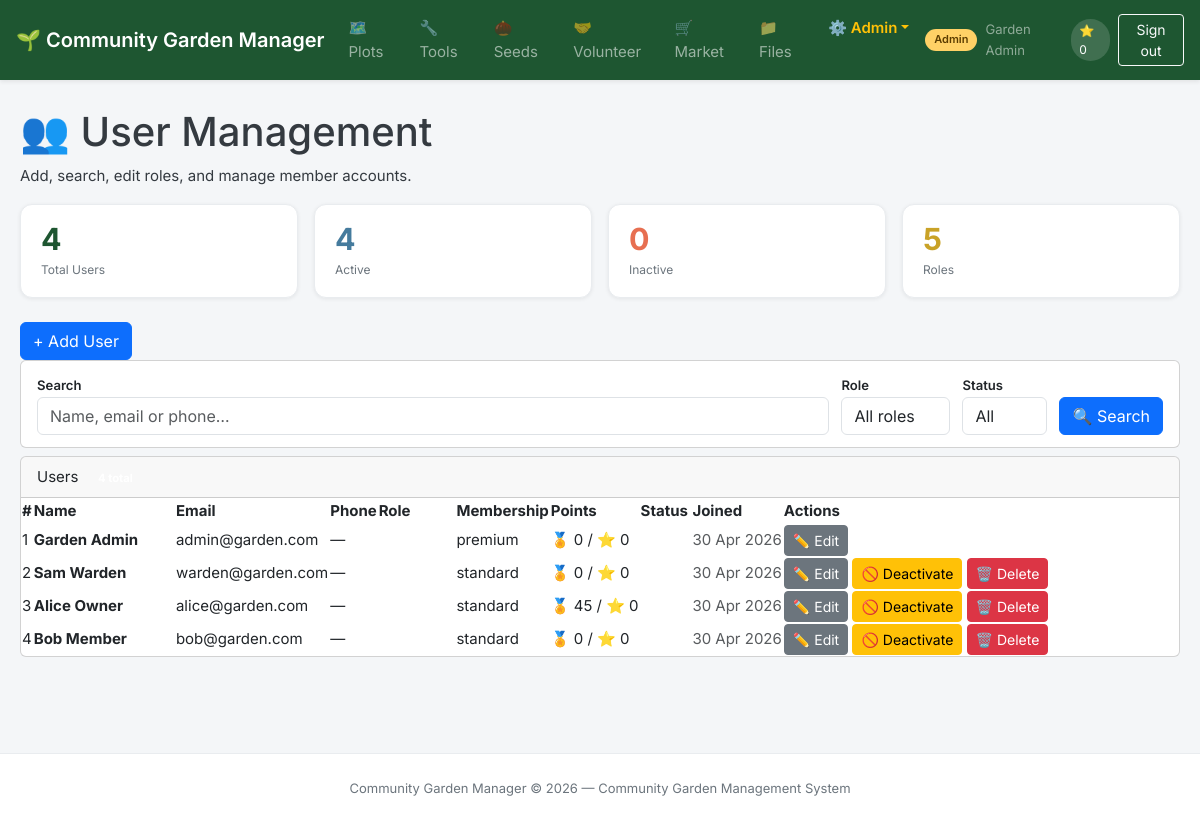
The page /admin/users.php (signed in) on the database its author committed.
### tables this page shows
CREATE TABLE roles (
    id INT AUTO_INCREMENT PRIMARY KEY,
    name VARCHAR(50) NOT NULL UNIQUE,            
    description TEXT
);

CREATE TABLE users (
    id INT AUTO_INCREMENT PRIMARY KEY,
    full_name VARCHAR(100) NOT NULL,
    email VARCHAR(150) NOT NULL UNIQUE,
    password_hash VARCHAR(255) NOT NULL,
    role_id INT NOT NULL DEFAULT 5,              
    phone VARCHAR(20),
    gate_code VARCHAR(20) UNIQUE,                
    membership_status ENUM('standard','premium','senior') DEFAULT 'standard',
    community_points INT DEFAULT 0,              
    karma_points INT DEFAULT 0,                  
    seed_bank_credits INT DEFAULT 0,             
    residency_months INT DEFAULT 0,              
    is_active TINYINT(1) DEFAULT 1,
    created_at TIMESTAMP DEFAULT CURRENT_TIMESTAMP,
    FOREIGN KEY (role_id) REFERENCES roles(id)
);

### config /constants.php (called while the page is built, shortened)
<?php
function currentUser(): ?array {
    return $_SESSION['user'] ?? null;
}
function requireLogin(): array {
    $user = currentUser();
    return $user;
}
function e(string $s): string {
    return htmlspecialchars($s, ENT_QUOTES | ENT_SUBSTITUTE, 'UTF-8');
}

### admin/users.php (the view, shortened to what this page needs)
<?php
require_once __DIR__ . '/../config/constants.php';
$user = requireLogin();
$db = getDB();
$search  = trim($_GET['q'] ?? '');
$roleFilter = (int)($_GET['role'] ?? 0);
$statusFilter = $_GET['status'] ?? '';
$sql = "SELECT u.*, r.name AS role_name FROM users u JOIN roles r ON u.role_id = r.id WHERE 1=1";
$params = [];
$sql .= " ORDER BY u.created_at DESC";
$stmt = $db->prepare($sql);
$stmt->execute($params);
$users = $stmt->fetchAll();
$roles = $db->query("SELECT * FROM roles ORDER BY id")->fetchAll();
$totalUsers  = $db->query("SELECT COUNT(*) FROM users")->fetchColumn();
$activeUsers = $db->query("SELECT COUNT(*) FROM users WHERE is_active=1")->fetchColumn();
require_once __DIR__ . '/../includes/header.php';
?>
<div class="page-header">
    <h1>👥 User Management</h1>
    <p>Add, search, edit roles, and manage member accounts.</p>
</div>
<div class="stats-row" style="margin-bottom:1.5rem">
    <div class="stat-card">
        <span class="stat-value"><?= $totalUsers ?></span>
        <span class="stat-label">Total Users</span>
    </div>
    <div class="stat-card accent-blue">
        <span class="stat-value"><?= $activeUsers ?></span>
        <span class="stat-label">Active</span>
    </div>
    <div class="stat-card accent-coral">
        <span class="stat-value"><?= $totalUsers - $activeUsers ?></span>
        <span class="stat-label">Inactive</span>
    </div>
    <div class="stat-card accent-amber">
        <span class="stat-value"><?= count($roles) ?></span>
        <span class="stat-label">Roles</span>
    </div>
</div>
<div class="page-actions">
    <button class="btn btn-primary" onclick="toggleSection('add-user-form')">+ Add User</button>
</div>
<div class="card mb-2">
    <div class="card-body" style="padding:.75rem 1rem">
        <form method="GET" style="display:flex;gap:.75rem;flex-wrap:wrap;align-items:flex-end">
            <div class="form-group" style="margin:0;flex:1;min-width:200px">
                <label class="small fw-semibold">Search</label>
                <input type="text" name="q" class="form-control" placeholder="Name, email or phone…" value="<?= e($search) ?>">
            </div>
            <div class="form-group" style="margin:0">
                <label class="small fw-semibold">Role</label>
                <select name="role" class="form-control">
                    <option value="">All roles</option>
                </select>
            </div>
            <div class="form-group" style="margin:0">
                <label class="small fw-semibold">Status</label>
                <select name="status" class="form-control">
                    <option value="">All</option>
                </select>
            </div>
            <button type="submit" class="btn btn-primary" style="height:38px">🔍 Search</button>
        </form>
    </div>
</div>
<div class="card">
    <div class="card-header">
        Users
        <?php if ($search || $roleFilter || $statusFilter): ?>
            <span class="badge badge-info" style="margin-left:.5rem"><?= count($users) ?> results</span>
        <?php else: ?>
            <span class="badge badge-success" style="margin-left:.5rem"><?= count($users) ?> total</span>
        <?php endif; ?>
    </div>
    <div class="table-wrap">
        <table>
            <thead>
                <tr>
                    <th>#</th>
                    <th>Name</th>
                    <th>Email</th>
                    <th>Phone</th>
                    <th>Role</th>
                    <th>Membership</th>
                    <th>Points</th>
                    <th>Status</th>
                    <th>Joined</th>
                    <th>Actions</th>
                </tr>
            </thead>
            <tbody>
            <?php foreach ($users as $u): ?>
            <tr style="<?= !$u['is_active'] ? 'opacity:.55' : '' ?>">
                <td><?= $u['id'] ?></td>
                <td>
                    <strong><?= e($u['full_name']) ?></strong>
                    <?php if ($u['id'] == $user['id']): ?>
                        <span class="badge badge-info" style="font-size:10px">You</span>
                    <?php endif; ?>
                </td>
                <td><?= e($u['email']) ?></td>
                <td><?= e($u['phone'] ?: '—') ?></td>
                <td>
                    <?php
                    $roleBadge = ['admin'=>'danger','warden'=>'warning','plot_owner'=>'success','member'=>'info','guest'=>'secondary'];
                    $rb = $roleBadge[$u['role_name']] ?? 'secondary';
                    ?>
                    <span class="badge badge-<?= $rb ?>"><?= e($u['role_name']) ?></span>
                </td>
                <td><?= e($u['membership_status']) ?></td>
                <td>🏅 <?= (int)$u['community_points'] ?> / ⭐ <?= (int)$u['karma_points'] ?></td>
                <td>
                    <?php if ($u['is_active']): ?>
                        <span class="badge badge-success">Active</span>
                    <?php else: ?>
                        <span class="badge badge-danger">Inactive</span>
                    <?php endif; ?>
                </td>
                <td class="text-sm text-muted"><?= date('d M Y', strtotime($u['created_at'])) ?></td>
                <td style="white-space:nowrap">
                    <a href="users.php?edit=<?= $u['id'] ?>" class="btn btn-sm btn-secondary">✏️ Edit</a>
                    <?php if ($u['id'] != $user['id']): ?>
                        <?php if ($u['is_active']): ?>
                        <form method="POST" style="display:inline">
                            <button name="deactivate_user" value="1" class="btn btn-sm btn-warning"
                                data-confirm="Deactivate <?= e($u['full_name']) ?>?">🚫 Deactivate</button>
                        </form>
                        <?php endif; ?>
                        <form method="POST" style="display:inline">
                            <button name="delete_user" value="1" class="btn btn-sm btn-danger"
                                data-confirm="PERMANENTLY delete <?= e($u['full_name']) ?>? This cannot be undone.">🗑️ Delete</button>
                        </form>
                    <?php endif; ?>
                </td>
            </tr>
            <?php endforeach; ?>
            </tbody>
        </table>
    </div>
</div>
<?php require_once __DIR__ . '/../includes/footer.php'; ?>

### includes /header.php (shortened to what this page needs)
<!DOCTYPE html>
<html lang="en">
<head>
    <link rel="stylesheet" href="https://cdn.jsdelivr.net/npm/bootstrap@5.3.3/dist/css/bootstrap.min.css">
    <link rel="stylesheet" href="https://cdn.jsdelivr.net/npm/bootstrap-icons@1.11.3/font/bootstrap-icons.min.css">
    <link rel="stylesheet" href="<?= APP_URL ?>/assets/css/style.css">
</head>
<body>
<nav class="navbar navbar-expand-md navbar-dark bg-garden sticky-top shadow-sm px-3" style="background: var(--green-dark) !important;">
    <a class="navbar-brand fw-semibold" href="<?= APP_URL ?>/index.php">🌱 <?= APP_NAME ?></a>
    <div class="collapse navbar-collapse" id="mainNav">
        <ul class="navbar-nav me-auto gap-1">
            <?php if ($user): ?>
                <?php $role = $user['role_name']; ?>
                <li class="nav-item"><a class="nav-link" href="<?= APP_URL ?>/modules/land/plots.php">🗺️ Plots</a></li>
                <li class="nav-item"><a class="nav-link" href="<?= APP_URL ?>/modules/resources/tools.php">🔧 Tools</a></li>
                <li class="nav-item"><a class="nav-link" href="<?= APP_URL ?>/modules/resources/seeds.php">🌰 Seeds</a></li>
                <li class="nav-item"><a class="nav-link" href="<?= APP_URL ?>/modules/volunteer/tasks.php">🤝 Volunteer</a></li>
                <li class="nav-item"><a class="nav-link" href="<?= APP_URL ?>/modules/marketplace/trades.php">🛒 Market</a></li>
                <li class="nav-item"><a class="nav-link" href="<?= APP_URL ?>/modules/media/index.php">📁 Files</a></li>
                <?php if ($role === 'admin' || $role === 'warden'): ?>
                    <li class="nav-item dropdown">
                        <a class="nav-link dropdown-toggle text-warning fw-semibold" href="#" id="adminMenu" role="button" data-bs-toggle="dropdown">⚙️ Admin</a>
                    </li>
                <?php endif; ?>
            <?php else: ?>
                <li class="nav-item"><a class="nav-link" href="<?= APP_URL ?>/modules/land/plots.php">🗺️ Plots</a></li>
            <?php endif; ?>
        </ul>
        <div class="d-flex align-items-center gap-2 ms-2">
            <?php if ($user): ?>
                <span class="user-badge role-<?= e($role) ?>"><?= e($role) ?></span>
                <span class="text-white-50 small"><?= e($user['full_name']) ?></span>
                <span class="karma-pill">⭐ <?= (int)($user['karma'] ?? $user['karma_points'] ?? 0) ?></span>
                <a href="<?= APP_URL ?>/auth/logout.php" class="btn btn-sm btn-outline-light">Sign out</a>
            <?php else: ?>
                <a href="<?= APP_URL ?>/auth/login.php"    class="btn btn-sm btn-outline-light">Login</a>
                <a href="<?= APP_URL ?>/auth/register.php" class="btn btn-sm btn-light text-success fw-semibold">Register</a>
            <?php endif; ?>
        </div>
    </div>
</nav>
<main class="main-content">

### includes /footer.php (shortened to what this page needs)
</main>
<footer class="site-footer">
    <p><?= APP_NAME ?> &copy; <?= date('Y') ?> — Community Garden Management System</p>
</footer>
</body>
</html>

### assets /css/style.css (style rules this page uses)
:root { --green-dark: #1e5631; --green-mid: #40916c; --green-light: #74c69d; --green-pale: #d8f3dc; --amber: #e9c46a; --amber-dark: #c9a227; --coral: #e76f51; --blue: #457b9d; --blue-pale: #e8f4f8; --gray-100: #f4f6f8; --gray-200: #e9ecef; --gray-400: #ced4da; --gray-600: #6c757d; --gray-800: #343a40; --white: #ffffff; --shadow-sm: 0 1px 4px rgba(0,0,0,.07); --shadow-md: 0 4px 16px rgba(0,0,0,.10); --radius: 8px; --radius-lg: 12px; --font: 'Inter','Segoe UI',system-ui,sans-serif; }
body { font-family: var(--font); font-size: 15px; color: var(--gray-800); background: var(--gray-100); line-height: 1.6; }
a { color: var(--green-mid); text-decoration: none; }
.main-content { max-width: 1280px; margin: 0 auto; padding: 1.75rem 1.25rem 4rem; }
.user-badge { font-size: 11px; font-weight: 600; padding: 2px 9px; border-radius: 20px; text-transform: capitalize; white-space: nowrap; }
.role-admin { background: #ffd166; color: #5c3d00; }
.karma-pill { background: rgba(255,255,255,.15); color: white; font-size: 12px; padding: 2px 8px; border-radius: 20px; }
.stats-row { display: grid; grid-template-columns: repeat(auto-fit,minmax(150px,1fr)); gap: 1rem; margin-bottom: 1.5rem; }
.stat-card { background: var(--white); border: 1px solid var(--gray-200); border-radius: var(--radius-lg); padding: 1.1rem 1.25rem; display: flex; flex-direction: column; gap: .25rem; box-shadow: var(--shadow-sm); }
.stat-card .stat-value { font-size: 1.9rem; font-weight: 700; color: var(--green-dark); line-height: 1.1; }
.stat-card .stat-label { font-size: 12px; color: var(--gray-600); }
.stat-card.accent-amber .stat-value { color: var(--amber-dark); }
.stat-card.accent-coral .stat-value { color: var(--coral); }
.stat-card.accent-blue .stat-value { color: var(--blue); }
.table-wrap { overflow-x:auto; }
.site-footer { text-align:center; padding:1.5rem; border-top:1px solid var(--gray-200); color:var(--gray-600); font-size:13px; background:var(--white); margin-top:2rem; }

### rows shown on the page
roles: name "Admin"
users: full_name "Garden Admin", id "1", email "admin@garden.com", phone "—", membership_status "premium", community_points "0", karma_points "0", created_at "30 Apr 2026"
users: id "2", full_name "Sam Warden", email "warden@garden.com", phone "—", membership_status "standard", community_points "0", karma_points "0", created_at "30 Apr 2026"
users: id "3", full_name "Alice Owner", email "alice@garden.com", phone "—", membership_status "standard", community_points "45", karma_points "0", created_at "30 Apr 2026"
users: id "4", full_name "Bob Member", email "bob@garden.com", phone "—", membership_status "standard", community_points "0", karma_points "0", created_at "30 Apr 2026"

### other values the page prints
APP_NAME "Community Garden Manager"
$user['karma'] "0"
$totalUsers "4"
$activeUsers "4"
$totalUsers - $activeUsers "0"
count($roles) "5"
